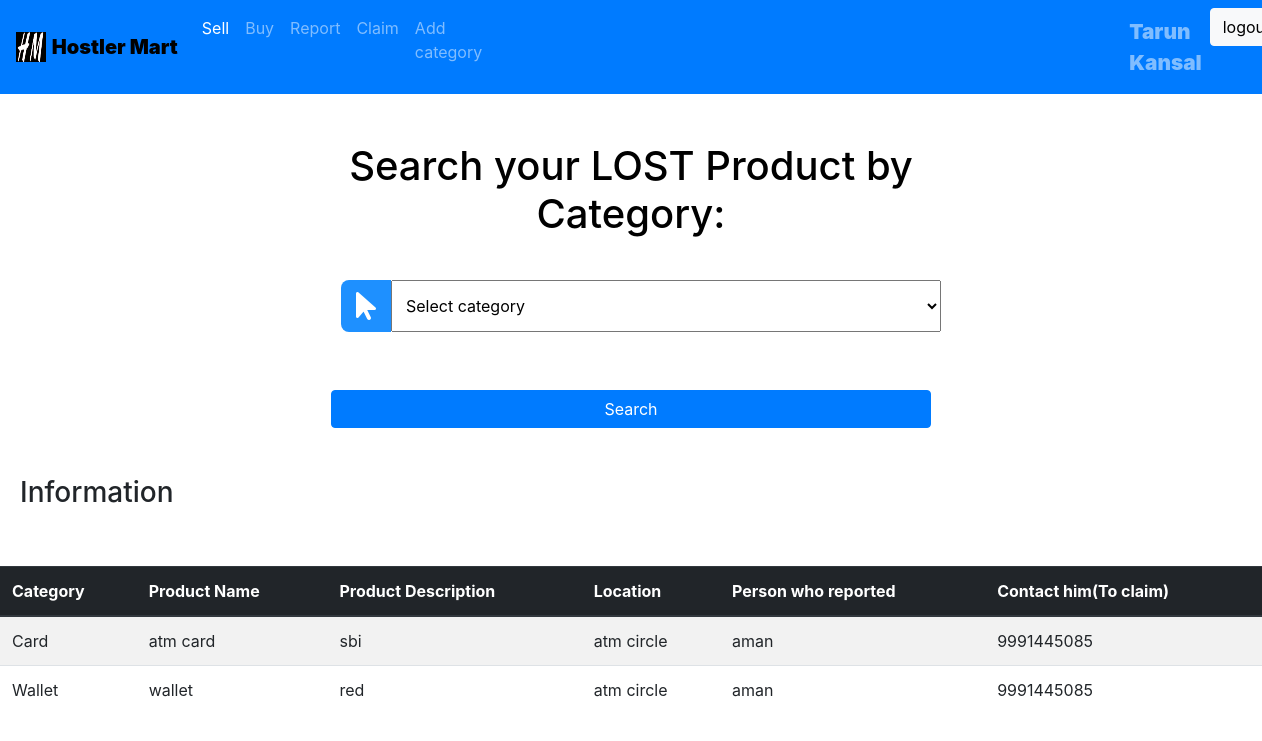
The page /claim_product.php (signed in) on the database its author committed.
### tables this page shows
CREATE TABLE `users` (
  `user_id` int(11) NOT NULL,
  `fname` varchar(20) NOT NULL,
  `midname` varchar(20) DEFAULT NULL,
  `lname` varchar(20) NOT NULL,
  `uname` varchar(45) NOT NULL,
  `contact` decimal(10,0) NOT NULL,
  `email` varchar(40) NOT NULL,
  `pw` varchar(30) NOT NULL,
  `address` varchar(255) NOT NULL
);

CREATE TABLE `foundproduct` (
  `prod_id` int(11) NOT NULL,
  `prod_name` varchar(120) NOT NULL,
  `prod_desc` varchar(255) NOT NULL,
  `location` varchar(255) NOT NULL,
  `category_name` varchar(30) NOT NULL,
  `user_id` int(11) NOT NULL,
  `contact` decimal(10,0) NOT NULL
);

### claim_product.php (the view, shortened to what this page needs)
<?php
	include 'config.php';
?>
<!DOCTYPE html>
<html lang="en">
<head>
	<link rel="stylesheet" href="css/user_page.css">
	<link rel="stylesheet" href="https://maxcdn.bootstrapcdn.com/bootstrap/4.0.0/css/bootstrap.min.css">
</head>
<body>
<nav class="navbar navbar-dark bg-primary navbar-expand-lg">
	<a class="navbar-brand" href="#">
    <img src="images/logo.jpg" width="30" height="30" class="d-inline-block align-top" alt="">
    <span class="nav-brand1">Hostler Mart</span>
  </a>
  <div  id="navbarSupportedContent" >
    <ul class="navbar-nav mr-auto">
      <li class="nav-item active">
        <a class="nav-link" href="sellsection.php">Sell <span class="sr-only">(current)</span></a>
      </li>
      <li class="nav-item">
        <a class="nav-link" href="buysection.php">Buy</a>
      </li>
      <li class="nav-item">
        <a class="nav-link " href="report_product.php">Report</a>
      </li>
	  <li class="nav-item">
        <a class="nav-link " href="claim_product.php">Claim</a>
      </li>
	  <li class="nav-item">
        <a class="nav-link " href="add_cat.php">Add category</a>
	  </li>
	  <li class="nav-item usern">
		  <a class="nav-link usera" href="user_page.php">
	  	<?php
        $query=mysqli_query($dbconn,"SELECT * FROM `users` WHERE user_id='".$_SESSION['id']."'");
        $row=mysqli_fetch_array($query);
        echo ''.$row['fname'].' '.$row['lname'].'';;
		?>
		</a>
      </li>
	  <li class="nav-item">
        <button class=" btn btn-light" ><a href="logout.php" class="logout">logout</a></button>
      </li>
    </ul>
	</div>
	</nav>
	<br><br>
	<form action="claim_search.php" method="POST" style="max-width:600px;margin:auto">
	<h1 class="heading">Search your LOST Product by Category:</h1>
	<br>
	<div class="input-container">
        <i class="fas fa-mouse-pointer icon fa-2x"></i>
          <select class="input-field" name="category" id="category" required placeholder="Category">
          <option value="" selected data-default>Select category</option>
        </select>
    </div>
		<br><br>
		<button type="submit" name="submit" value="Search" class="btn btn-primary btnsell">Search</button><br>
	</form>
<br><br>
	<h3 style="margin-left:20px;">Information</h3>
	<?php
		include 'config.php';
		$query = "SELECT * FROM foundproduct ORDER BY prod_name ASC";
        $result = mysqli_query($dbconn,$query);
	?>
	<br>
	<br>
	<table class="table table-striped">
		<thead class="thead-dark">
		<tr>
			<th>Category</th>
			<th>Product Name</th>
			<th>Product Description</th>
			<th>Location</th>
			<th>Person who reported</th>
			<th>Contact him(To claim)</th>
		</tr>
		</thead>
		<?php
		if($result)
		{
            while($res = mysqli_fetch_array($result)) {
            echo "<tr>";
            echo "<td>".$res['category_name']."</td>";
            echo "<td>".$res['prod_name']."</td>";
            echo "<td>".$res['prod_desc']."</td>";
            echo "<td>".$res['location']."</td>";
            $uid = $res['user_id'];
            $query1 = "SELECT fname FROM users WHERE user_id = '$uid' ";
            $result1 = mysqli_query($dbconn,$query1);
            $row = mysqli_fetch_array($result1);
            echo "<td>".$row['fname']."</td>";
            echo "<td>".$res['contact']."</td>";
        }
    }
		?>
	</table>
</body>
</html>

### css/user_page.css (style rules this page uses)
.usern { margin-left: 50vw; color:black; }
.nav-brand1 { color: black; font-weight: 900; }
.logout { text-decoration: none; color: black; }
.usera { color: black; font-weight: 900; font-size: 1.3rem; }
.heading { text-align: center; font-size: 40px; color:black ; }
.input-container { width:100%; display: -ms-flexbox; display: flex; margin: 10px; border-radius: 8px; }
.input-field { width: 100%; padding: 10px; outline: none; }
.icon { padding: 10px; background: dodgerblue; color: white; min-width: 50px; text-align: center; border-bottom-left-radius: 8px; border-top-left-radius: 8px; }
.btnsell { width: 600px; margin: auto; text-align: center; }

### rows shown on the page
users: fname "Tarun", lname "Kansal"
foundproduct: category_name "Card", prod_name "atm card", prod_desc "sbi", location "atm circle", users.fname "aman", contact "9991445085"
foundproduct: category_name "Wallet", prod_name "wallet", prod_desc "red", location "atm circle", users.fname "aman", contact "9991445085"
